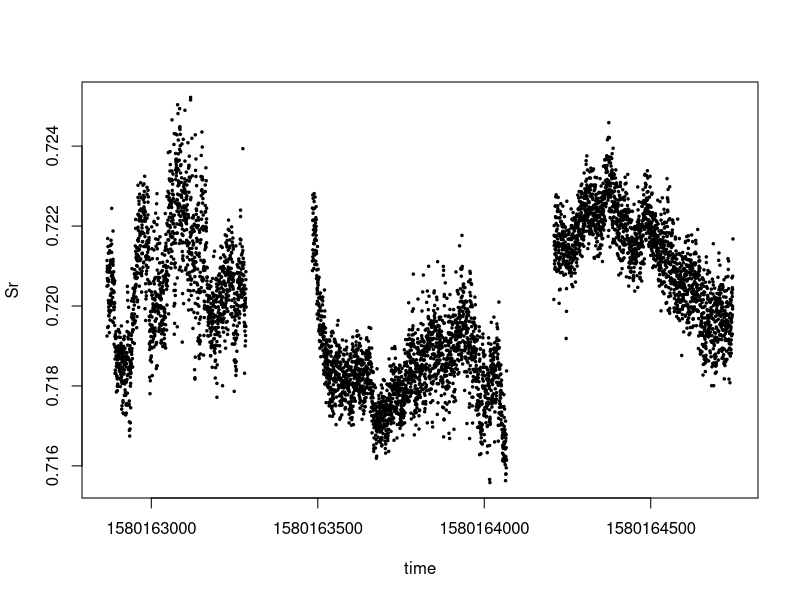

Here is the R script that generated this plot:
sample01A <- read.csv("01A.csv", header = FALSE)
colnames(sample01A) <- c("time", "Sr")

sample01B <- read.csv("01B.csv", header = FALSE)
colnames(sample01B) <- c("time", "Sr")

sample01C <- read.csv("01C.csv", header = FALSE)
colnames(sample01C) <- c("time", "Sr")

sample01 <- rbind(sample01A, sample01B, sample01C)
plot(sample01, type = "p", pch = 20, cex = 0.5)


#Each sample has 3 parts (A, B, and C), and I want to plot them together as done above.
#I would like to figure out a way to make this more efficient, perhaps by making a function
#that reads every csv in the folder at once, combines the ones that have the same numerical
#part of their name using rbind, and then plots them.